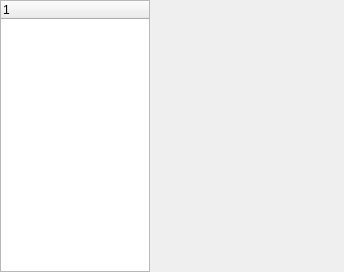
<?xml version="1.0" encoding="UTF-8"?>
<ui version="4.0">
  <class>MDIPointerListEdit</class>
  <widget class="QWidget" name="MDIPointerListEdit">
    <property name="geometry">
      <rect>
        <x>0</x>
        <y>0</y>
        <width>344</width>
        <height>272</height>
      </rect>
    </property>
    <property name="windowTitle">
      <string>MDIPointerListEdit</string>
    </property>
    <widget class="QTreeWidget" name="LV">
      <property name="geometry">
        <rect>
          <x>0</x>
          <y>0</y>
          <width>150</width>
          <height>272</height>
        </rect>
      </property>
      <!-- vcl-align: alClient → arrange in a Qt layout manager -->
    </widget>
    <widget class="QFrame" name="PButtons">
      <property name="geometry">
        <rect>
          <x>256</x>
          <y>0</y>
          <width>88</width>
          <height>272</height>
        </rect>
      </property>
      <property name="frameShape">
        <enum>QFrame::NoFrame</enum>
      </property>
      <!-- vcl-align: alRight → arrange in a Qt layout manager -->
      <widget class="QToolBar" name="ToolBar1">
        <property name="geometry">
          <rect>
            <x>7</x>
            <y>4</y>
            <width>79</width>
            <height>110</height>
          </rect>
        </property>
        <property name="windowTitle">
          <string>ToolBar1</string>
        </property>
        <widget class="QWidget" name="tbtAdd">
          <property name="geometry">
            <rect>
              <x>0</x>
              <y>0</y>
              <width>1</width>
              <height>1</height>
            </rect>
          </property>
          <property name="windowTitle">
            <string>Add</string>
          </property>
        </widget>
        <widget class="QWidget" name="tbReset">
          <property name="geometry">
            <rect>
              <x>0</x>
              <y>22</y>
              <width>1</width>
              <height>1</height>
            </rect>
          </property>
          <property name="windowTitle">
            <string>Empty</string>
          </property>
          <property name="visible">
            <bool>false</bool>
          </property>
        </widget>
        <widget class="QWidget" name="tbtDel">
          <property name="geometry">
            <rect>
              <x>0</x>
              <y>44</y>
              <width>1</width>
              <height>1</height>
            </rect>
          </property>
          <property name="windowTitle">
            <string>Delete</string>
          </property>
        </widget>
        <widget class="QWidget" name="tbtUp">
          <property name="geometry">
            <rect>
              <x>0</x>
              <y>66</y>
              <width>1</width>
              <height>1</height>
            </rect>
          </property>
          <property name="windowTitle">
            <string>Shift Up</string>
          </property>
        </widget>
        <widget class="QWidget" name="tbtDown">
          <property name="geometry">
            <rect>
              <x>0</x>
              <y>88</y>
              <width>1</width>
              <height>1</height>
            </rect>
          </property>
          <property name="windowTitle">
            <string>Shift Down</string>
          </property>
        </widget>
      </widget>
    </widget>
  </widget>
  <resources/>
  <connections/>
</ui>
